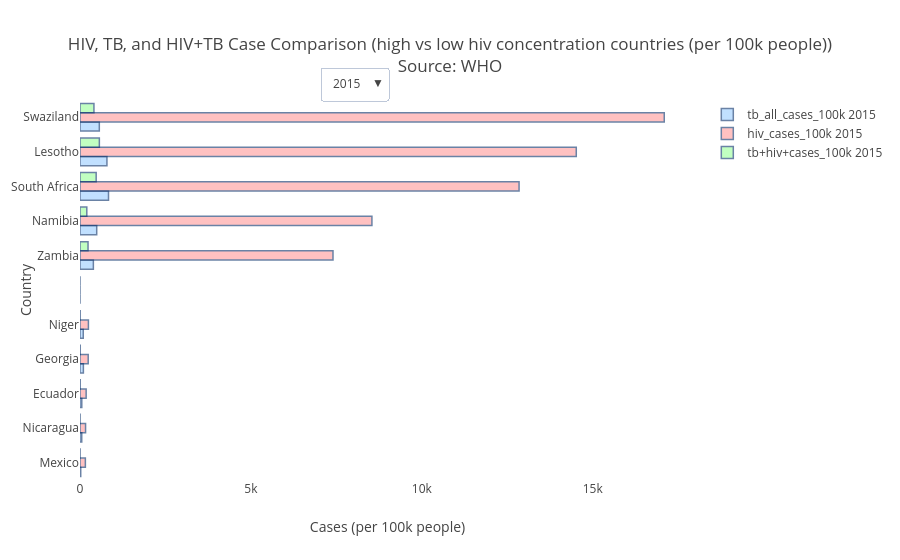

Notebook code cell kept with this figure:
### Markdown cell above
# GRAPH 2: TB vs HIV vs TB+HIV in high vs low hiv countries (per 100k people)

### Code cell
tbcombined_hivsort_top = get_data_by_year_list([2015, 2010, 2005, 2000], 'hiv_cases_100k', ascending=False, first_x_only=10)
tbcombined_hivsort_bottom = get_data_by_year_list([2015, 2010, 2005, 2000], 'hiv_cases_100k', ascending=True, first_x_only=40)
tbcombined_hivsort = []

tbcombined_hivsort_top_new = []
tbcombined_hivsort_bottom_new = []

for i in range(4):

    curr_top = tbcombined_hivsort_top[i]
    curr_bot = tbcombined_hivsort_bottom[i]
    
    # add space between top 5 and bottom 5
    orig_top = curr_top.copy()
    curr_top.loc[99999] = ['', 0,0,0,0.0,0.0,0.0,0.0,0,0.0]
    
    
    # for the top 5 countries
    # 2015: swaziland, lesotho, south africa, namibia, zambia
    # 2005: swaziland, south africa, lesotho, namibia, zambia
    if i == 0 or i == 2:
        # for 2015
        condition_top = (curr_top['country'] == 'Swaziland') | (curr_top['country'] == 'Lesotho') | (curr_top['country'] == 'South Africa') | (curr_top['country'] == 'Namibia') | (curr_top['country'] == 'Zambia') | (curr_top['country'] == '')
    # 2010: swaziland, lesotho, south africa, namibia, zimbabwe
    elif i == 1:
         condition_top = (curr_top['country'] == 'Swaziland') | (curr_top['country'] == 'Lesotho') | (curr_top['country'] == 'South Africa') | (curr_top['country'] == 'Namibia') | (curr_top['country'] == 'Zimbabwe') | (curr_top['country'] == '')
    # 2000: botswana, swaziland, south africa, namibia, malawi
    elif i == 3:
        condition_top = (curr_top['country'] == 'Swaziland') | (curr_top['country'] == 'Botswana') | (curr_top['country'] == 'South Africa') | (curr_top['country'] == 'Namibia') | (curr_top['country'] == 'Malawi') | (curr_top['country'] == '')
    
    
    ########################################################################################################################
    
    # for the bottom 5 countries
    if i == 0:
        # 2015: niger, georgia, ecuador, nicaragua, mexico
        condition_bot = (curr_bot['country'] == 'Niger') | (curr_bot['country'] == 'Georgia') | (curr_bot['country'] == 'Ecuador') | (curr_bot['country'] == 'Nicaragua') | (curr_bot['country'] == 'Mexico') 
    
    elif i == 1:
        # 2010: nepal, plurinational state of, tajikistan, georgia, sudan
        condition_bot = (curr_bot['country'] == 'Bolivia (Plurinational State of)') | (curr_bot['country'] == 'Tajikistan') | (curr_bot['country'] == 'Georgia') | (curr_bot['country'] == 'Sudan') | (curr_bot['country'] == 'Nepal')
        
    elif i == 2:
        # 2005: peru, nepal, state of, belarus, armenia/mexico
        condition_bot = (curr_bot['country'] == 'Bolivia (Plurinational State of)') | (curr_bot['country'] == 'Peru') | (curr_bot['country'] == 'Nepal') | (curr_bot['country'] == 'Mexico') | (curr_bot['country'] == 'Belarus') 
        
    elif i == 3:
        # 2000: colombia, mexico, gatemala, argentina, chile
        condition_bot = (curr_bot['country'] == 'Colombia') | (curr_bot['country'] == 'Mexico') | (curr_bot['country'] == 'Guatemala') | (curr_bot['country'] == 'Argentina') | (curr_bot['country'] == 'Chile') 
    
    
    t=pd.concat([curr_bot[condition_bot], curr_top[condition_top][::-1]], axis=0)
    tbcombined_hivsort.append(t)
    tbcombined_hivsort_bottom_new.append(curr_bot[condition_bot])
    tbcombined_hivsort_top_new.append(orig_top[condition_top])


create_x_vs_multi_y_bar('country', ['tb_all_cases_100k', 'hiv_cases_100k', 'tb+hiv+cases_100k'], 
                        tbcombined_hivsort, False, x_axis_title='Cases (per 100k people)', y_axis_title='Country', title='HIV, TB, and HIV+TB Case Comparison (high vs low hiv concentration countries (per 100k people))')

### Figure 1 — Plotly figure (JSON) as saved in the notebook; plotly's stock layout.template omitted (floating-point values rounded to 4 significant figures)
{"data": [{"marker": {"color": "rgb(153, 204, 255)", "line": {"color": "rgb(8,48,107)", "width": 1.5}}, "name": "tb_all_cases_100k 2015", "opacity": 0.6, "orientation": "h", "type": "bar", "visible": true, "x": [21, 51, 52, 99, 95, 0, 391, 489, 834, 788, 565], "y": ["Mexico", "Nicaragua", "Ecuador", "Georgia", "Niger", "", "Zambia", "Namibia", "South Africa", "Lesotho", "Swaziland"]}, {"marker": {"color": "rgb(255, 153, 153)", "line": {"color": "rgb(8,48,107)", "width": 1.5}}, "name": "hiv_cases_100k 2015", "opacity": 0.6, "orientation": "h", "type": "bar", "visible": true, "x": [157, 163, 180, 240, 246, 0, 7402, 8541, 12846, 14520, 17094], "y": ["Mexico", "Nicaragua", "Ecuador", "Georgia", "Niger", "", "Zambia", "Namibia", "South Africa", "Lesotho", "Swaziland"]}, {"marker": {"color": "rgb(153, 255, 153)", "line": {"color": "rgb(8,48,107)", "width": 1.5}}, "name": "tb+hiv+cases_100k 2015", "opacity": 0.6, "orientation": "h", "type": "bar", "visible": true, "x": [2.3, 2.5, 6.2, 6.4, 5.2, 0, 235, 199, 473, 566, 408], "y": ["Mexico", "Nicaragua", "Ecuador", "Georgia", "Niger", "", "Zambia", "Namibia", "South Africa", "Lesotho", "Swaziland"]}, {"marker": {"color": "rgb(153, 204, 255)", "line": {"color": "rgb(8,48,107)", "width": 1.5}}, "name": "tb_all_cases_100k 2010", "opacity": 0.6, "orientation": "h", "type": "bar", "visible": false, "x": [107, 127, 128, 135, 163, 0, 416, 643, 948, 1119, 1246], "y": ["Sudan", "Georgia", "Tajikistan", "Bolivia (Plurinational State of)", "Nepal", "", "Zimbabwe", "Namibia", "South Africa", "Lesotho", "Swaziland"]}, {"marker": {"color": "rgb(255, 153, 153)", "line": {"color": "rgb(8,48,107)", "width": 1.5}}, "name": "hiv_cases_100k 2010", "opacity": 0.6, "orientation": "h", "type": "bar", "visible": false, "x": [95, 146, 158, 161, 171, 0, 8587, 8661, 12398, 13926, 15086], "y": ["Sudan", "Georgia", "Tajikistan", "Bolivia (Plurinational State of)", "Nepal", "", "Zimbabwe", "Namibia", "South Africa", "Lesotho", "Swaziland"]}, {"marker": {"color": "rgb(153, 255, 153)", "line": {"color": "rgb(8,48,107)", "width": 1.5}}, "name": "tb+hiv+cases_100k 2010", "opacity": 0.6, "orientation": "h", "type": "bar", "visible": false, "x": [4.3, 5.1, 3.1, 4.3, 8.9, 0, 322, 353, 571, 854, 1009], "y": ["Sudan", "Georgia", "Tajikistan", "Bolivia (Plurinational State of)", "Nepal", "", "Zimbabwe", "Namibia", "South Africa", "Lesotho", "Swaziland"]}, {"marker": {"color": "rgb(153, 204, 255)", "line": {"color": "rgb(8,48,107)", "width": 1.5}}, "name": "tb_all_cases_100k 2005", "opacity": 0.6, "orientation": "h", "type": "bar", "visible": false, "x": [21, 74, 158, 163, 153, 0, 602, 920, 1279, 932, 1292], "y": ["Mexico", "Belarus", "Bolivia (Plurinational State of)", "Nepal", "Peru", "", "Zambia", "Namibia", "Lesotho", "South Africa", "Swaziland"]}, {"marker": {"color": "rgb(255, 153, 153)", "line": {"color": "rgb(8,48,107)", "width": 1.5}}, "name": "hiv_cases_100k 2005", "opacity": 0.6, "orientation": "h", "type": "bar", "visible": false, "x": [137, 145, 153, 184, 217, 0, 7805, 8880, 12462, 13443, 13579], "y": ["Mexico", "Belarus", "Bolivia (Plurinational State of)", "Nepal", "Peru", "", "Zambia", "Namibia", "Lesotho", "South Africa", "Swaziland"]}, {"marker": {"color": "rgb(153, 255, 153)", "line": {"color": "rgb(8,48,107)", "width": 1.5}}, "name": "tb+hiv+cases_100k 2005", "opacity": 0.6, "orientation": "h", "type": "bar", "visible": false, "x": [1, 1.2, 4.9, 9.7, 7.4, 0, 406, 545, 962, 571, 1040], "y": ["Mexico", "Belarus", "Bolivia (Plurinational State of)", "Nepal", "Peru", "", "Zambia", "Namibia", "Lesotho", "South Africa", "Swaziland"]}, {"marker": {"color": "rgb(153, 204, 255)", "line": {"color": "rgb(8,48,107)", "width": 1.5}}, "name": "tb_all_cases_100k 2000", "opacity": 0.6, "orientation": "h", "type": "bar", "visible": false, "x": [23, 31, 29, 36, 37, 0, 392, 711, 585, 832, 914], "y": ["Chile", "Guatemala", "Mexico", "Colombia", "Argentina", "", "Malawi", "Namibia", "South Africa", "Swaziland", "Botswana"]}, {"marker": {"color": "rgb(255, 153, 153)", "line": {"color": "rgb(8,48,107)", "width": 1.5}}, "name": "hiv_cases_100k 2000", "opacity": 0.6, "orientation": "h", "type": "bar", "visible": false, "x": [99, 137, 146, 149, 178, 0, 8755, 8957, 11805, 12221, 15548], "y": ["Chile", "Guatemala", "Mexico", "Colombia", "Argentina", "", "Malawi", "Namibia", "South Africa", "Swaziland", "Botswana"]}, {"marker": {"color": "rgb(153, 255, 153)", "line": {"color": "rgb(8,48,107)", "width": 1.5}}, "name": "tb+hiv+cases_100k 2000", "opacity": 0.6, "orientation": "h", "type": "bar", "visible": false, "x": [0.7, 3.2, 1.5, 1.5, 1.9, 0, 290, 422, 349, 660, 648], "y": ["Chile", "Guatemala", "Mexico", "Colombia", "Argentina", "", "Malawi", "Namibia", "South Africa", "Swaziland", "Botswana"]}], "layout": {"title": "HIV, TB, and HIV+TB Case Comparison (high vs low hiv concentration countries (per 100k people))<br>Source: WHO", "updatemenus": [{"buttons": [{"args": ["visible", [true, true, true, false, false, false, false, false, false, false, false, false]], "label": "2015", "method": "restyle"}, {"args": ["visible", [false, false, false, true, true, true, false, false, false, false, false, false]], "label": "2010", "method": "restyle"}, {"args": ["visible", [false, false, false, false, false, false, true, true, true, false, false, false]], "label": "2005", "method": "restyle"}, {"args": ["visible", [false, false, false, false, false, false, false, false, false, true, true, true]], "label": "2000", "method": "restyle"}], "x": 0.5, "yanchor": "bottom"}], "xaxis": {"title": "Cases (per 100k people)"}, "yaxis": {"title": "Country"}}}
